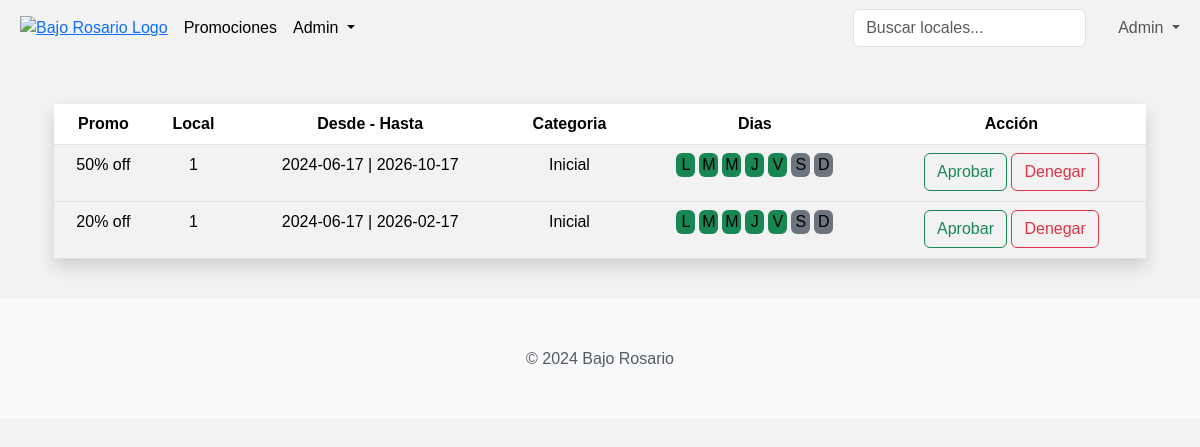
Page /admin/promociones (signed in) on the committed database.
### tables this page shows
CREATE TABLE `promociones` (
  `cod_promo` int(11) NOT NULL,
  `texto_promo` varchar(200) NOT NULL,
  `fecha_desde_promo` date NOT NULL,
  `fecha_hasta_promo` date NOT NULL,
  `categoria_cliente` varchar(10) NOT NULL,
  `dias_semana` varchar(20) NOT NULL,
  `estado_promo` varchar(10) NOT NULL,
  `cantidad_usos` int(11) NOT NULL,
  `cod_local` int(11) NOT NULL
);

### src/views/admin/admin_promo.php (the view, shortened to what this page needs)
<?php
include '../header.php';
include __DIR__ . "/../../../config/db.php";
?>
<div class="container pt-4 section" style="display: flex; justify-content: center; align-items: center; flex-direction: column">
    <div
        class="container p-4"
        style="
            display: flex;
            flex-direction: column;
            justify-content: center;
            align-items: center;
            overflow-x: auto;"
        >
        <table class="table table-striped table-hover shadow text-center" style="min-width: 900px;">
            <thead>
                <tr>
                    <th scope="col">Promo</th>
                    <th scope="col">Local</th>
                    <th scope="col">Desde - Hasta</th>
                    <th scope="col">Categoria</th>
                    <th scope="col">Dias</th>
                    <th scope="col">Acción</th>
                </tr>
            </thead>
            <?php
            $query = "SELECT * FROM promociones WHERE estado_promo = 'pendiente'";
            $promociones_pendientes = mysqli_query($conn, $query);
            while($promocion = mysqli_fetch_array($promociones_pendientes)){?>
                <tbody>
                    <tr>
                    <td><?php echo $promocion['texto_promo']?></td>
                    <td><?php echo $promocion['cod_local']?></td>
                    <td><?php echo ($promocion['fecha_desde_promo'] . ' | ' . $promocion['fecha_hasta_promo'])?></td>
                    <td><?php echo $promocion['categoria_cliente']?></td>
                    <td>
                        <?php $dias_semana = json_decode($promocion['dias_semana'])?>
                            <div class="d-flex gap-1 justify-content-center">
                                <?php include '../component_dias_seman.php'?>
                            </div>
                    </td>
                    <td>
                        <form action="/bajorosario-shopping/src/controllers/promociones/promo_review.php" method="POST">
                            <button class="btn btn-outline-success" type="submit" name="action" value="approve">Aprobar</button>
                            <button class="btn btn-outline-danger" type="submit" name="action" value="deny">Denegar</button>
                        </form>
                    </td>
                    </tr>
                </tbody>
            <?php }?>
        </table>
    </div>
</div>

### src/views/component_dias_seman.php
<p class="rounded d-flex justify-content-center <?php echo $dias_semana[0]? 'bg-success' : 'bg-secondary';?>" style="width:19px;">L</p>
<p class="rounded d-flex justify-content-center <?php echo $dias_semana[1]? 'bg-success' : 'bg-secondary';?>" style="width:19px;">M</p>
<p class="rounded d-flex justify-content-center <?php echo $dias_semana[2]? 'bg-success' : 'bg-secondary';?>" style="width:19px;">M</p>
<p class="rounded d-flex justify-content-center <?php echo $dias_semana[3]? 'bg-success' : 'bg-secondary';?>" style="width:19px;">J</p>
<p class="rounded d-flex justify-content-center <?php echo $dias_semana[4]? 'bg-success' : 'bg-secondary';?>" style="width:19px;">V</p>
<p class="rounded d-flex justify-content-center <?php echo $dias_semana[5]? 'bg-success' : 'bg-secondary';?>" style="width:19px;">S</p>
<p class="rounded d-flex justify-content-center <?php echo $dias_semana[6]? 'bg-success' : 'bg-secondary';?>" style="width:19px;">D</p>

### styles/index.css (style rules this page uses)
body { font-family: 'Geist', sans-serif, system-ui; margin: 0 auto; align-items: center; background: #f2f2f2; }
.section { max-width: 1200px; margin: 0 auto; }

### rows in the picture
promociones: texto_promo "50% off", cod_local "1", fecha_desde_promo "2024-06-17", fecha_hasta_promo "2026-10-17", categoria_cliente "Inicial"
promociones: texto_promo "20% off", cod_local "1", fecha_desde_promo "2024-06-17", fecha_hasta_promo "2026-02-17", categoria_cliente "Inicial"

### other values in the picture
$_SESSION['nombre_usuario'] "Admin"
